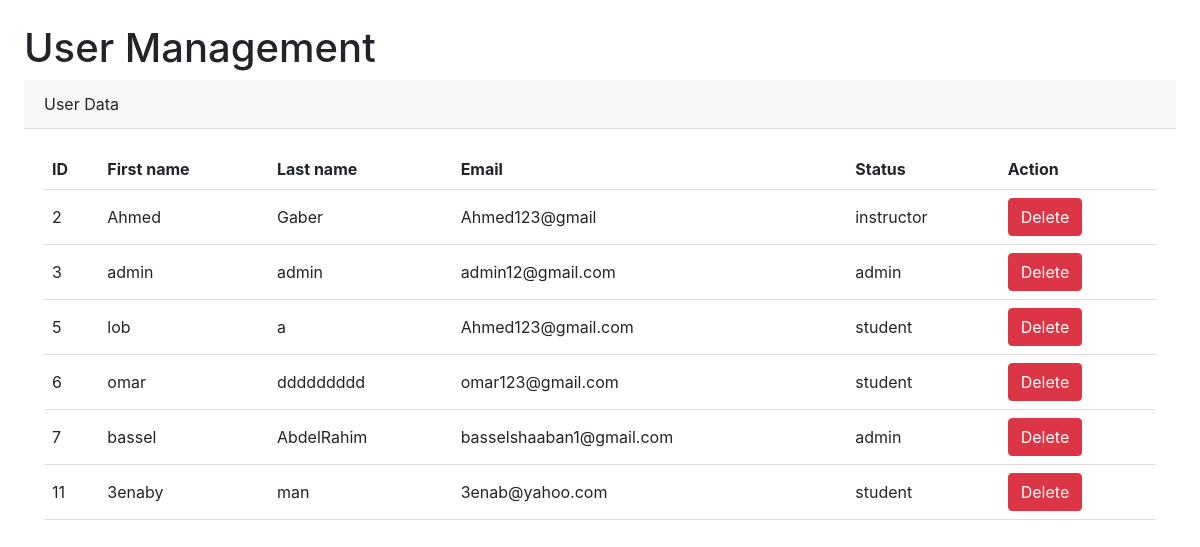
Before: /views/UserManagement.php with the older database file.
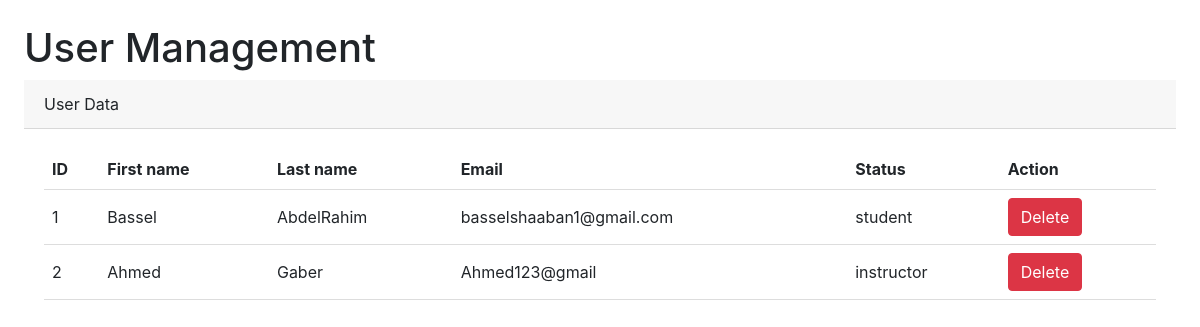
After: the same page with the newer database file.
### tables this page shows
CREATE TABLE `user` (
  `id` int(11) NOT NULL,
  `fname` varchar(50) NOT NULL,
  `lname` varchar(50) NOT NULL,
  `email` varchar(255) NOT NULL,
  `password` varchar(255) NOT NULL,
  `type` varchar(50) NOT NULL
);

### views/UserManagement.php (the view, shortened to what this page needs)
<!DOCTYPE html>
<html>
<head>
    <link rel="stylesheet" href="https://stackpath.bootstrapcdn.com/bootstrap/4.5.2/css/bootstrap.min.css">
</head>
<body>
<div class="container-fluid px-4">
    <h1 class="mt-4">User Management</h1>
    <div class="card-header">
        User Data
    </div>
    <div class="card-body">
        <table>
            <tr>
                <th>ID</th>
                <th>First name</th>
                <th>Last name</th>
                <th>Email</th>
                <th>Status</th>
                <th>Action</th>
            </tr>
            <?php
            @include 'config.php';
            $sql = "SELECT * FROM user";
            $result = $conn->query($sql);
            if ($result->num_rows > 0) {
                while ($row = $result->fetch_assoc()) {
                    echo "<tr>";
                    echo "<td>" . $row["id"] . "</td>";
                    echo "<td>" . $row["fname"] . "</td>";
                    echo "<td>" . $row["lname"] . "</td>";
                    echo "<td>" . $row["email"] . "</td>";
                    echo "<td>" . $row["type"] . "</td>";
                    echo "<td>
                    <form method='POST' action='adminlayout.php'>
                    <input type='hidden' name='delete_id' value='{$row['id']}' />
                    <button type='submit' class='btn btn-danger' name='delete_button'><i class='fa-solid fa-trash'></i> Delete</button>
                </form>
                          </td>";
                    echo "</tr>";
                }
            } else {
                echo "No records found.";
            }
            ?>
        </table>
    </div>
</div>
</body>
</html>

### views/UserManagement.php (style rules this page uses)
table { border-collapse: collapse; width: 100%; }
th, td { padding: 8px; text-align: left; border-bottom: 1px solid #ddd; }

Changed rows visible on the page:
removed user: id "3", fname "admin", lname "admin", email "admin12@gmail.com", type "admin"
removed user: id "5", fname "lob", lname "a", email "Ahmed123@gmail.com", type "student"
removed user: id "6", fname "omar", lname "ddddddddd", email "omar123@gmail.com", type "student"
removed user: id "7", fname "bassel", lname "AbdelRahim", email "basselshaaban1@gmail.com", type "admin"
removed user: id "11", fname "3enaby", lname "man", email "3enab@yahoo.com", type "student"
added user: id "1", fname "Bassel", lname "AbdelRahim", email "basselshaaban1@gmail.com", type "student"
